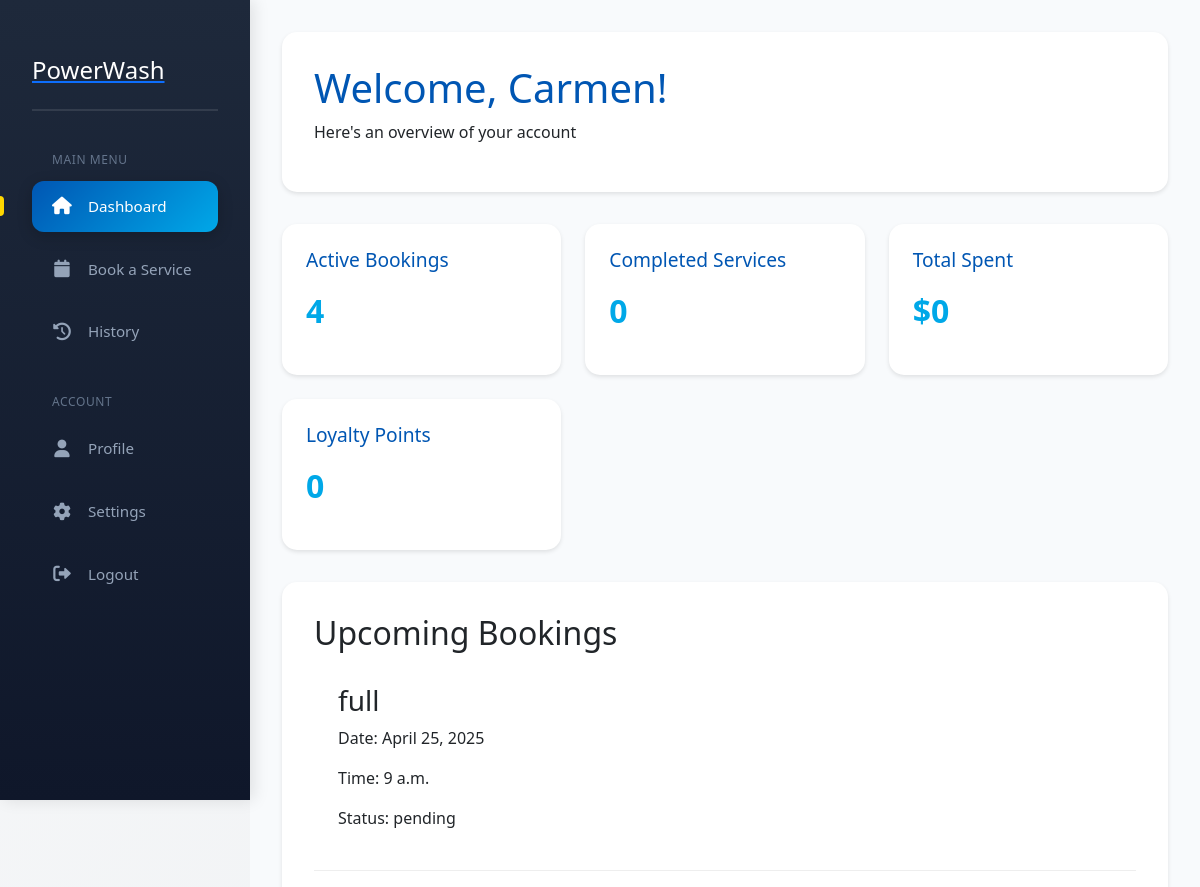
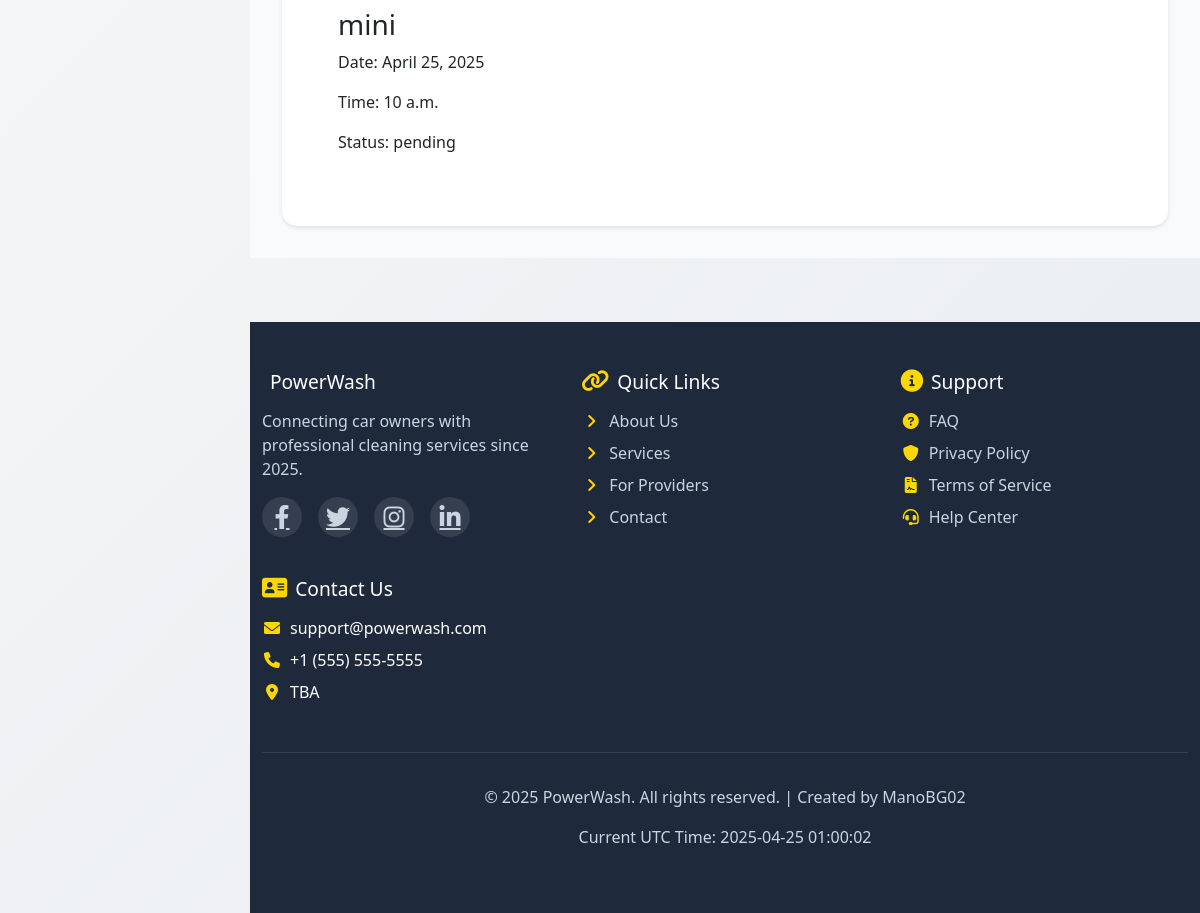
Page /dashboard/ (signed in) on the committed database (2 pictures, top to bottom).
### powerwash/models.py (models this page shows, shortened)
class Booking(models.Model):
    SERVICE_CHOICES = [
        ('mini', 'Mini Valet'),
        ('full', 'Full Valet'),
        ('premium', 'Premium Detail')
    ]
    VEHICLE_CHOICES = [
        ('sedan', 'Sedan'),
        ('suv', 'SUV'),
        ('truck', 'Truck'),
        ('van', 'Van')
    ]
    STATUS_CHOICES = [
        ('pending', 'Pending'),
        ('confirmed', 'Confirmed'),
        ('completed', 'Completed'),
        ('cancelled', 'Cancelled')
    ]
    user = models.ForeignKey(User, on_delete=models.CASCADE)
    service_type = models.CharField(max_length=20, choices=SERVICE_CHOICES)
    vehicle_type = models.CharField(max_length=20, choices=VEHICLE_CHOICES)
    date = models.DateField()
    time = models.TimeField()
    special_requests = models.TextField(blank=True, null=True)
    status = models.CharField(max_length=20, choices=STATUS_CHOICES, default='pending')
    created_at = models.DateTimeField(auto_now_add=True)
    class Meta:
        ordering = ['-date', '-time']

### powerwash/views.py (the view, shortened to what this page needs)
# urls.py: path('dashboard/', views.customer_dashboard, name='customer_dashboard'),
@login_required
def customer_dashboard(request):
    user = request.user
    bookings = Booking.objects.filter(user=user)
    active_bookings_count = bookings.filter(status__in=['pending', 'confirmed']).count()
    completed_services_count = bookings.filter(status='completed').count()
    total_spent = 0
    loyalty_points = int(total_spent // 10)
    upcoming_bookings = bookings.filter(
        status__in=['pending', 'confirmed'],
        date__gte=timezone.now().date()
    ).order_by('date', 'time')[:5]
    context = {
        'user': user,
        'active_bookings_count': active_bookings_count,
        'completed_services_count': completed_services_count,
        'total_spent': round(total_spent, 2),
        'loyalty_points': loyalty_points,
        'upcoming_bookings': upcoming_bookings,
    }
    return render(request, 'dashboard/customer_dashboard.html', context)

### powerwash/templates/dashboard/customer_dashboard.html (shortened to what this page needs)
<!DOCTYPE html>
<html lang="en">
<head>
    {% load static %}
    <link rel="stylesheet" href="https://cdnjs.cloudflare.com/ajax/libs/font-awesome/6.0.0/css/all.min.css">
    <link href="https://cdn.jsdelivr.net/npm/bootstrap@5.3.0/dist/css/bootstrap.min.css" rel="stylesheet">
</head>
<body>
    <div class="dashboard-container">
        <aside class="sidebar">
            <div class="logo-container">
                <a href={% url 'home' %}>
                    <h2>PowerWash</h2>
            </div>
            <nav class="dashboard-nav">
                <div class="nav-section">
                    <div class="nav-section-title">Main Menu</div>
                    <div class="nav-item active">
                        <a href="{% url 'customer_dashboard' %}">
                            <i class="fas fa-home"></i>
                            <span>Dashboard</span>
                        </a>
                    </div>
                    <div class="nav-item">
                        <a href="{% url 'booking' %}">
                            <i class="fas fa-calendar"></i>
                            <span>Book a Service</span>
                        </a>
                    </div>
                    <div class="nav-item">
                        <a href="{% url 'history' %}">
                            <i class="fas fa-history"></i>
                            <span>History</span>
                        </a>
                    </div>
                </div>
                <div class="nav-section">
                    <div class="nav-section-title">Account</div>
                    <div class="nav-item">
                        <a href="{% url 'profile' %}">
                            <i class="fas fa-user"></i>
                            <span>Profile</span>
                        </a>
                    </div>
                    <div class="nav-item">
                        <a href="{% url 'settings' %}">
                            <i class="fas fa-cog"></i>
                            <span>Settings</span>
                        </a>
                    </div>
                    <div class="nav-item">
                        <a href="#" onclick="event.preventDefault(); document.getElementById('logout-form').submit();">
                            <i class="fas fa-sign-out-alt"></i>
                            <span>Logout</span>
                        </a>
                    </div>
                </div>
            </nav>
        </aside>
        <main class="main-content">
            <div class="dashboard-header">
                <h1>Welcome, {{ user.first_name }}!</h1>
                <p>Here's an overview of your account</p>
            </div>
            <div class="stats-grid">
                <div class="stat-card">
                    <h3>Active Bookings</h3>
                    <p class="stat-number">{{ active_bookings_count }}</p>
                </div>
                <div class="stat-card">
                    <h3>Completed Services</h3>
                    <p class="stat-number">{{ completed_services_count }}</p>
                </div>
                <div class="stat-card">
                    <h3>Total Spent</h3>
                    <p class="stat-number">${{ total_spent }}</p>
                </div>
                <div class="stat-card">
                    <h3>Loyalty Points</h3>
                    <p class="stat-number">{{ loyalty_points }}</p>
                </div>
            </div>
            <div class="bookings-list">
                <h2>Upcoming Bookings</h2>
                {% if upcoming_bookings %}
                {% for booking in upcoming_bookings %}
                <div class="booking-item">
                    <h3>{{ booking.service_type }}</h3>
                    <p>Date: {{ booking.date }}</p>
                    <p>Time: {{ booking.time }}</p>
                    <p>Status: {{ booking.status }}</p>
                </div>
                {% endfor %}
                {% else %}
                <p>No upcoming bookings</p>
                {% endif %}
            </div>
        </main>
    </div>
    <footer class="footer">
        <div class="container">
            <div class="footer-content">
                <div class="footer-section">
                    <h3> PowerWash</h3>
                    <p>Connecting car owners with professional cleaning services since 2025.</p>
                    <div class="social-icons">
                        <a href="#" class="social-icon" title="Facebook"><i class="fab fa-facebook-f"></i></a>
                        <a href="#" class="social-icon" title="Twitter"><i class="fab fa-twitter"></i></a>
                        <a href="#" class="social-icon" title="Instagram"><i class="fab fa-instagram"></i></a>
                        <a href="#" class="social-icon" title="LinkedIn"><i class="fab fa-linkedin-in"></i></a>
                    </div>
                </div>
                <div class="footer-section">
                    <h3><i class="fas fa-link"></i> Quick Links</h3>
                    <ul class="footer-links">
                        <li><i class="fas fa-angle-right"></i><a href="/about.html">About Us</a></li>
                        <li><i class="fas fa-angle-right"></i><a href="/services.html">Services</a></li>
                        <li><i class="fas fa-angle-right"></i><a href="/providers.html">For Providers</a></li>
                        <li><i class="fas fa-angle-right"></i><a href="/contact.html">Contact</a></li>
                    </ul>
                </div>
                <div class="footer-section">
                    <h3><i class="fas fa-info-circle"></i> Support</h3>
                    <ul class="footer-links">
                        <li><i class="fas fa-question-circle"></i><a href="/faq.html">FAQ</a></li>
                        <li><i class="fas fa-shield-alt"></i><a href="/privacy.html">Privacy Policy</a></li>
                        <li><i class="fas fa-file-contract"></i><a href="/terms.html">Terms of Service</a></li>
                        <li><i class="fas fa-headset"></i><a href="/help.html">Help Center</a></li>
                    </ul>
                </div>
                <div class="footer-section">
                    <h3><i class="fas fa-address-card"></i> Contact Us</h3>
                    <ul class="footer-links">
                        <li><i class="fas fa-envelope"></i> support@powerwash.com</li>
                        <li><i class="fas fa-phone"></i> +1 (555) 555-5555</li>
                        <li><i class="fas fa-map-marker-alt"></i> TBA</li>
                    </ul>
                </div>
            </div>
            <div class="footer-bottom">
                <p>&copy; 2025 PowerWash. All rights reserved. | Created by ManoBG02</p>
                <p>Current UTC Time: <span id="current-time">2025-04-01 02:25:11</span></p>
            </div>
        </div>
    </footer>
</body>
</html>

### powerwash/templates/dashboard/customer_dashboard.html (style rules this page uses)
:root { --primary-color: #0056b3; --secondary-color: #00a8e8; --accent-color: #ffd700; --white: #ffffff; --text-color: #333333; --sidebar-width: 250px; }
body { background: linear-gradient(135deg, #f8f9fa 0%, #e9ecef 100%); font-family: 'Segoe UI', Arial, sans-serif; margin: 0; padding: 0; }
.dashboard-container { display: flex; min-height: 100vh; }
.main-content { flex: 1; margin-left: var(--sidebar-width); padding: 2rem; background: #f8fafc; }
.dashboard-header { margin-bottom: 2rem; padding: 2rem; background: white; border-radius: 15px; box-shadow: 0 2px 4px rgba(0, 0, 0, 0.1); }
.dashboard-header h1 { color: var(--primary-color); font-size: 2.5rem; margin-bottom: 0.5rem; }
.stats-grid { display: grid; grid-template-columns: repeat(auto-fit, minmax(250px, 1fr)); gap: 1.5rem; margin-bottom: 2rem; }
.stat-card { background: white; padding: 1.5rem; border-radius: 15px; box-shadow: 0 2px 4px rgba(0, 0, 0, 0.1); transition: transform 0.3s ease; }
.stat-card h3 { color: var(--primary-color); font-size: 1.2rem; margin-bottom: 1rem; }
.stat-number { font-size: 2rem; font-weight: bold; color: var(--secondary-color); }
.bookings-list { background: white; padding: 2rem; border-radius: 15px; box-shadow: 0 2px 4px rgba(0, 0, 0, 0.1); }
.booking-item { padding: 1.5rem; border-bottom: 1px solid #eee; transition: background-color 0.3s ease; }
.booking-item:last-child { border-bottom: none; }
.nav-item { padding: 0.875rem 1.25rem; border-radius: 12px; margin-bottom: 0.75rem; transition: all 0.3s ease; cursor: pointer; color: #94a3b8; position: relative; }
.nav-item a { text-decoration: none; color: inherit; display: flex; align-items: center; font-weight: 500; font-size: 0.95rem; width: 100%; }
.nav-item.active { background: linear-gradient(135deg, var(--primary-color), var(--secondary-color)); color: white; box-shadow: 0 4px 15px rgba(0, 0, 0, 0.2); }
.nav-item.active::before { content: ''; position: absolute; left: -2rem; top: 50%; transform: translateY(-50%); width: 4px; height: 20px; background: var(--accent-color); border-radius: 0 4px 4px 0; }
.nav-item i { margin-right: 1rem; width: 20px; text-align: center; font-size: 1.1rem; }
.logo-container { margin-bottom: 2.5rem; padding-bottom: 1.5rem; border-bottom: 2px solid rgba(255, 255, 255, 0.1); }
.logo-container h2 { display: flex; align-items: center; gap: 0.75rem; color: white; font-size: 1.5rem; margin: 0; }
.dashboard-nav { display: flex; flex-direction: column; }
.nav-section { margin-bottom: 1.5rem; }
.nav-section-title { color: #64748b; font-size: 0.75rem; text-transform: uppercase; letter-spacing: 0.05em; margin-bottom: 0.75rem; padding-left: 1.25rem; }
.sidebar { width: var(--sidebar-width); background: linear-gradient(180deg, #1e293b 0%, #0f172a 100%); color: white; padding: 2rem; position: fixed; height: 100vh; overflow-y: auto; z-index: 1000; box-shadow: 4px 0 15px rgba(0, 0, 0, 0.1); }
.footer { background-color: #1e293b; color: white; padding: 3rem 0; margin-top: 4rem; margin-left: var(--sidebar-width); }
.footer p { color: #cbd5e1; }
.footer-content { display: grid; grid-template-columns: repeat(auto-fit, minmax(250px, 1fr)); gap: 2rem; margin-bottom: 2rem; }
.footer-section h3 { color: white; margin-bottom: 1rem; font-size: 1.2rem; display: flex; align-items: center; gap: 0.5rem; }
.footer-section h3 i { font-size: 1.4rem; color: var(--accent-color); }
.footer-links { list-style: none; padding: 0; }
.footer-links li { margin-bottom: 0.5rem; display: flex; align-items: center; gap: 0.5rem; }
.footer-links li i { color: var(--accent-color); width: 20px; text-align: center; }
.footer-links a { color: #cbd5e1; text-decoration: none; transition: color 0.3s ease; }
.social-icons { display: flex; gap: 1rem; margin-top: 1rem; }
.social-icon { color: #cbd5e1; font-size: 1.5rem; transition: all 0.3s ease; width: 40px; height: 40px; background: rgba(255, 255, 255, 0.1); border-radius: 50%; display: flex; align-items: center; justify-content: center; }
.footer-bottom { text-align: center; padding-top: 2rem; border-top: 1px solid rgba(255, 255, 255, 0.1); }

### rows in the picture
Booking: service_type "full", date "April 25, 2025", time "9 a.m.", status "pending"
Booking: service_type "mini", date "April 25, 2025", time "10 a.m.", status "pending"

### other values in the picture
{{ user.first_name }} "Carmen"
{{ active_bookings_count }} "4"
{{ completed_services_count }} "0"
{{ total_spent }} "0"
{{ loyalty_points }} "0"
